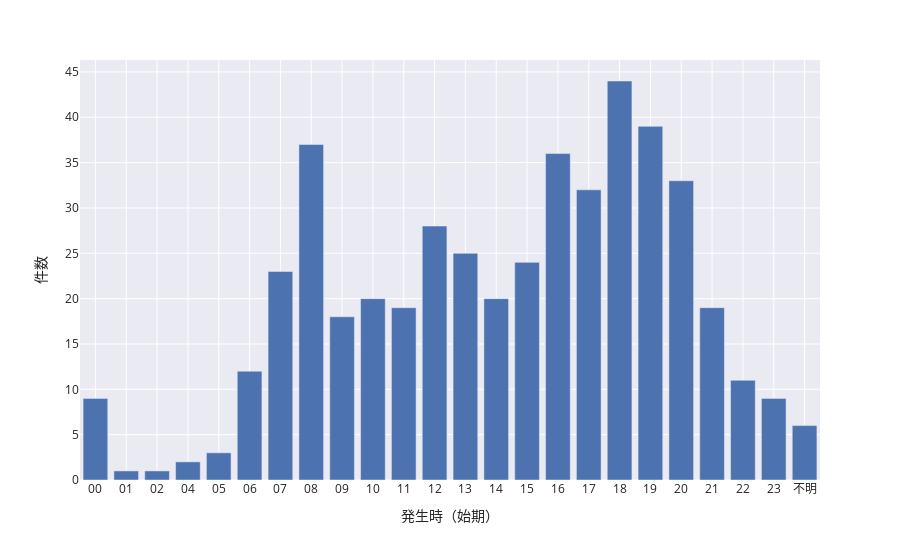

The notebook cell saved with this chart:
### Markdown cell above
チャートのテンプレートを変えることでルックスが変わる。

`template`のオプションはこちらから：

```["plotly", "plotly_white", "plotly_dark", "ggplot2", "seaborn", "simple_white"]```

一つずつ試してみよう。

### Code cell
fig = px.bar(time,
            x='発生時（始期）',
            y='件数',
            template='seaborn' # change this to see other styles
            )
fig.update_xaxes(categoryorder='category ascending')
fig.show()

### Figure 1 — Plotly figure (JSON) as saved in the notebook; plotly's stock layout.template omitted (floating-point values rounded to 4 significant figures)
{"data": [{"alignmentgroup": "True", "hovertemplate": "発生時（始期）=%{x}<br>件数=%{y}<extra></extra>", "legendgroup": "", "marker": {"color": "rgb(76,114,176)", "pattern": {"shape": ""}}, "name": "", "offsetgroup": "", "orientation": "v", "showlegend": false, "textposition": "auto", "type": "bar", "x": ["18", "19", "08", "16", "20", "17", "12", "13", "15", "07", "14", "10", "21", "11", "09", "06", "22", "00", "23", "不明", "05", "04", "02", "01"], "xaxis": "x", "y": [44, 39, 37, 36, 33, 32, 28, 25, 24, 23, 20, 20, 19, 19, 18, 12, 11, 9, 9, 6, 3, 2, 1, 1], "yaxis": "y"}], "layout": {"barmode": "relative", "legend": {"tracegroupgap": 0}, "margin": {"t": 60}, "xaxis": {"anchor": "y", "categoryorder": "category ascending", "domain": [0, 1], "title": {"text": "発生時（始期）"}}, "yaxis": {"anchor": "x", "domain": [0, 1], "title": {"text": "件数"}}}}
